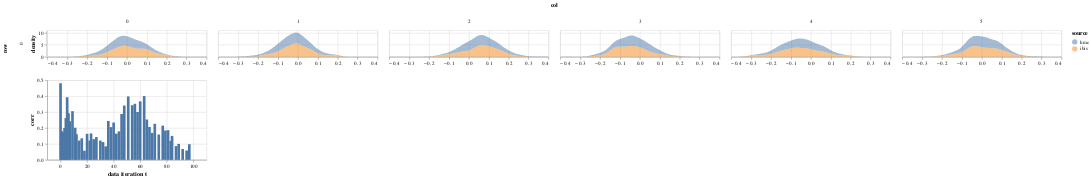

Notebook source saved alongside this figure:
### Code cell
param = 'alpha'
df = get_post_df(ps[param]) 
df['source'] = 'hmc'
df2 = get_post_df(particles.particles[param])
df2['source'] = 'ibis'

plot_density(pd.concat([df,df2]))&\
plot_correlations(ibis['jitter_corrs'][param], height = 150)

### Figure 1 — Vega-Lite specification as saved in the notebook (floating-point values rounded to 4 significant figures; data arrays with more than 128 entries replaced by an {"elided": "..."} marker saying what was removed)
{"config": {"view": {"continuousWidth": 400, "continuousHeight": 300}}, "vconcat": [{"data": {"name": "data-e06a7df84f3709ccebf1d5e0e9532134"}, "mark": {"type": "area", "opacity": 0.5}, "encoding": {"color": {"type": "nominal", "field": "source"}, "column": {"type": "quantitative", "field": "col"}, "row": {"type": "quantitative", "field": "row"}, "x": {"type": "quantitative", "field": "value", "title": null}, "y": {"type": "quantitative", "field": "density"}}, "height": 50, "resolve": {"scale": {"x": "independent"}}, "transform": [{"fold": ["value"]}, {"density": "value", "groupby": ["cn", "row", "col", "source"]}], "width": 300}, {"data": {"name": "data-7f6a5d0c8c2c0f1981b5d6173116edb8"}, "mark": "bar", "encoding": {"x": {"type": "quantitative", "field": "idx", "title": "data iteration t"}, "y": {"type": "quantitative", "field": "corr"}}, "height": 150, "width": 300}], "$schema": "https://vega.github.io/schema/vega-lite/v4.8.1.json", "datasets": {"data-e06a7df84f3709ccebf1d5e0e9532134": {"elided": "9000 records"}, "data-7f6a5d0c8c2c0f1981b5d6173116edb8": [{"corr": 0.4808, "idx": 0}, {"corr": 0.1798, "idx": 1}, {"corr": 0.1703, "idx": 2}, {"corr": 0.1997, "idx": 3}, {"corr": 0.2624, "idx": 4}, {"corr": 0.3929, "idx": 5}, {"corr": 0.2921, "idx": 6}, {"corr": 0.2423, "idx": 7}, {"corr": 0.0, "idx": 8}, {"corr": 0.3054, "idx": 9}, {"corr": 0.0, "idx": 10}, {"corr": 0.2016, "idx": 11}, {"corr": 0.1614, "idx": 12}, {"corr": 0.0, "idx": 13}, {"corr": 0.1211, "idx": 14}, {"corr": 0.0, "idx": 15}, {"corr": 0.135, "idx": 16}, {"corr": 0.0, "idx": 17}, {"corr": 0.05714, "idx": 18}, {"corr": 0.0, "idx": 19}, {"corr": 0.1635, "idx": 20}, {"corr": 0.0, "idx": 21}, {"corr": 0.1208, "idx": 22}, {"corr": 0.1656, "idx": 23}, {"corr": 0.0, "idx": 24}, {"corr": 0.1299, "idx": 25}, {"corr": 0.0, "idx": 26}, {"corr": 0.1429, "idx": 27}, {"corr": 0.0, "idx": 28}, {"corr": 0.0, "idx": 29}, {"corr": 0.1206, "idx": 30}, {"corr": 0.0, "idx": 31}, {"corr": 0.1117, "idx": 32}, {"corr": 0.0, "idx": 33}, {"corr": 0.08446, "idx": 34}, {"corr": 0.0, "idx": 35}, {"corr": 0.2441, "idx": 36}, {"corr": 0.0, "idx": 37}, {"corr": 0.2052, "idx": 38}, {"corr": 0.0, "idx": 39}, {"corr": 0.2342, "idx": 40}, {"corr": 0.0, "idx": 41}, {"corr": 0.1645, "idx": 42}, {"corr": 0.0, "idx": 43}, {"corr": 0.1788, "idx": 44}, {"corr": 0.0, "idx": 45}, {"corr": 0.2875, "idx": 46}, {"corr": 0.0, "idx": 47}, {"corr": 0.341, "idx": 48}, {"corr": 0.0, "idx": 49}, {"corr": 0.0, "idx": 50}, {"corr": 0.3979, "idx": 51}, {"corr": 0.0, "idx": 52}, {"corr": 0.0, "idx": 53}, {"corr": 0.3429, "idx": 54}, {"corr": 0.0, "idx": 55}, {"corr": 0.3517, "idx": 56}, {"corr": 0.0, "idx": 57}, {"corr": 0.3002, "idx": 58}, {"corr": 0.0, "idx": 59}, {"corr": 0.3669, "idx": 60}, {"corr": 0.0, "idx": 61}, {"corr": 0.0, "idx": 62}, {"corr": 0.4003, "idx": 63}, {"corr": 0.0, "idx": 64}, {"corr": 0.2532, "idx": 65}, {"corr": 0.0, "idx": 66}, {"corr": 0.2063, "idx": 67}, {"corr": 0.0, "idx": 68}, {"corr": 0.1691, "idx": 69}, {"corr": 0.0, "idx": 70}, {"corr": 0.2264, "idx": 71}, {"corr": 0.0, "idx": 72}, {"corr": 0.0, "idx": 73}, {"corr": 0.1589, "idx": 74}, {"corr": 0.0, "idx": 75}, {"corr": 0.0, "idx": 76}, {"corr": 0.2145, "idx": 77}, {"corr": 0.0, "idx": 78}, {"corr": 0.184, "idx": 79}, {"corr": 0.0, "idx": 80}, {"corr": 0.1864, "idx": 81}, {"corr": 0.0, "idx": 82}, {"corr": 0.1193, "idx": 83}, {"corr": 0.15, "idx": 84}, {"corr": 0.0, "idx": 85}, {"corr": 0.0, "idx": 86}, {"corr": 0.08631, "idx": 87}, {"corr": 0.0, "idx": 88}, {"corr": 0.1001, "idx": 89}, {"corr": 0.0, "idx": 90}, {"corr": 0.0, "idx": 91}, {"corr": 0.06781, "idx": 92}, {"corr": 0.0, "idx": 93}, {"corr": 0.0, "idx": 94}, {"corr": 0.05853, "idx": 95}, {"corr": 0.0, "idx": 96}, {"corr": 0.09806, "idx": 97}, {"corr": 0.0, "idx": 98}, {"corr": 0.0, "idx": 99}]}}
